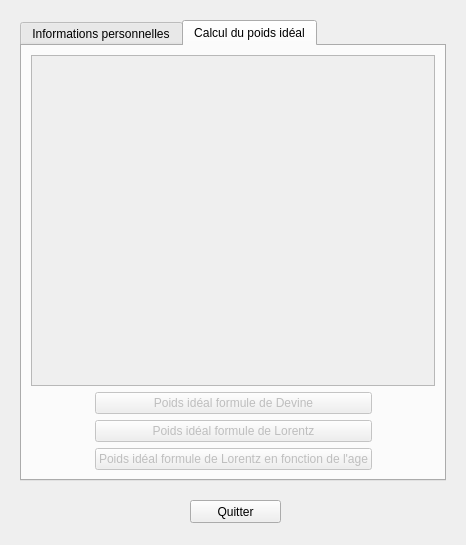
<?xml version="1.0" encoding="UTF-8"?>
<ui version="4.0">
 <class>Widget</class>
 <widget class="QWidget" name="Widget">
  <property name="enabled">
   <bool>true</bool>
  </property>
  <property name="geometry">
   <rect>
    <x>0</x>
    <y>0</y>
    <width>466</width>
    <height>545</height>
   </rect>
  </property>
  <property name="sizePolicy">
   <sizepolicy hsizetype="Fixed" vsizetype="Fixed">
    <horstretch>0</horstretch>
    <verstretch>0</verstretch>
   </sizepolicy>
  </property>
  <property name="minimumSize">
   <size>
    <width>466</width>
    <height>545</height>
   </size>
  </property>
  <property name="maximumSize">
   <size>
    <width>466</width>
    <height>545</height>
   </size>
  </property>
  <property name="windowTitle">
   <string>Widget</string>
  </property>
  <widget class="QTabWidget" name="tabWidget">
   <property name="geometry">
    <rect>
     <x>20</x>
     <y>20</y>
     <width>426</width>
     <height>461</height>
    </rect>
   </property>
   <property name="currentIndex">
    <number>1</number>
   </property>
   <widget class="QWidget" name="tabInfosPerso">
    <attribute name="title">
     <string>Informations personnelles</string>
    </attribute>
    <layout class="QVBoxLayout" name="verticalLayout_3">
     <item>
      <spacer name="verticalSpacer_2">
       <property name="orientation">
        <enum>Qt::Vertical</enum>
       </property>
       <property name="sizeHint" stdset="0">
        <size>
         <width>20</width>
         <height>93</height>
        </size>
       </property>
      </spacer>
     </item>
     <item>
      <layout class="QHBoxLayout" name="horizontalLayout_8">
       <item>
        <spacer name="horizontalSpacer">
         <property name="orientation">
          <enum>Qt::Horizontal</enum>
         </property>
         <property name="sizeHint" stdset="0">
          <size>
           <width>40</width>
           <height>20</height>
          </size>
         </property>
        </spacer>
       </item>
       <item>
        <layout class="QVBoxLayout" name="verticalLayout">
         <item>
          <layout class="QHBoxLayout" name="horizontalLayout">
           <item>
            <widget class="QLabel" name="labelNom">
             <property name="text">
              <string>Nom</string>
             </property>
            </widget>
           </item>
           <item>
            <widget class="QLineEdit" name="lineEditNom"/>
           </item>
          </layout>
         </item>
         <item>
          <layout class="QHBoxLayout" name="horizontalLayout_2">
           <item>
            <widget class="QLabel" name="labelPrenom">
             <property name="text">
              <string>Prénom</string>
             </property>
            </widget>
           </item>
           <item>
            <widget class="QLineEdit" name="lineEditPrenom"/>
           </item>
          </layout>
         </item>
         <item>
          <layout class="QHBoxLayout" name="horizontalLayout_3">
           <item>
            <widget class="QLabel" name="labelSexe">
             <property name="text">
              <string>Sexe</string>
             </property>
            </widget>
           </item>
           <item>
            <widget class="QRadioButton" name="radioButtonFemme">
             <property name="text">
              <string>Femme</string>
             </property>
             <property name="checked">
              <bool>true</bool>
             </property>
            </widget>
           </item>
           <item>
            <widget class="QRadioButton" name="radioButtonHomme">
             <property name="text">
              <string>Homme</string>
             </property>
            </widget>
           </item>
          </layout>
         </item>
         <item>
          <layout class="QHBoxLayout" name="horizontalLayout_4">
           <item>
            <widget class="QLabel" name="labelAge">
             <property name="text">
              <string>Age</string>
             </property>
            </widget>
           </item>
           <item>
            <widget class="QSpinBox" name="spinBoxAge">
             <property name="minimum">
              <number>1</number>
             </property>
             <property name="maximum">
              <number>200</number>
             </property>
            </widget>
           </item>
          </layout>
         </item>
         <item>
          <layout class="QHBoxLayout" name="horizontalLayout_5">
           <item>
            <widget class="QLabel" name="labelPoids">
             <property name="text">
              <string>Poids (kg)</string>
             </property>
            </widget>
           </item>
           <item>
            <widget class="QDoubleSpinBox" name="doubleSpinBoxPoids">
             <property name="minimum">
              <double>15.000000000000000</double>
             </property>
             <property name="maximum">
              <double>300.000000000000000</double>
             </property>
             <property name="singleStep">
              <double>0.100000000000000</double>
             </property>
            </widget>
           </item>
          </layout>
         </item>
         <item>
          <layout class="QHBoxLayout" name="horizontalLayout_6">
           <item>
            <widget class="QLabel" name="labelTaille">
             <property name="text">
              <string>Taille (m)</string>
             </property>
            </widget>
           </item>
           <item>
            <widget class="QDoubleSpinBox" name="doubleSpinBoxTaille">
             <property name="minimum">
              <double>0.500000000000000</double>
             </property>
             <property name="maximum">
              <double>3.000000000000000</double>
             </property>
             <property name="singleStep">
              <double>0.010000000000000</double>
             </property>
            </widget>
           </item>
          </layout>
         </item>
         <item>
          <layout class="QHBoxLayout" name="horizontalLayout_7">
           <item>
            <spacer name="horizontalSpacer_2">
             <property name="orientation">
              <enum>Qt::Horizontal</enum>
             </property>
             <property name="sizeHint" stdset="0">
              <size>
               <width>40</width>
               <height>20</height>
              </size>
             </property>
            </spacer>
           </item>
           <item>
            <widget class="QPushButton" name="pushButtonSuite">
             <property name="text">
              <string>Suite</string>
             </property>
            </widget>
           </item>
           <item>
            <spacer name="horizontalSpacer_3">
             <property name="orientation">
              <enum>Qt::Horizontal</enum>
             </property>
             <property name="sizeHint" stdset="0">
              <size>
               <width>40</width>
               <height>20</height>
              </size>
             </property>
            </spacer>
           </item>
          </layout>
         </item>
        </layout>
       </item>
       <item>
        <spacer name="horizontalSpacer_4">
         <property name="orientation">
          <enum>Qt::Horizontal</enum>
         </property>
         <property name="sizeHint" stdset="0">
          <size>
           <width>40</width>
           <height>20</height>
          </size>
         </property>
        </spacer>
       </item>
      </layout>
     </item>
     <item>
      <spacer name="verticalSpacer">
       <property name="orientation">
        <enum>Qt::Vertical</enum>
       </property>
       <property name="sizeHint" stdset="0">
        <size>
         <width>20</width>
         <height>93</height>
        </size>
       </property>
      </spacer>
     </item>
    </layout>
   </widget>
   <widget class="QWidget" name="tabCalcul">
    <property name="enabled">
     <bool>false</bool>
    </property>
    <attribute name="title">
     <string>Calcul du poids idéal</string>
    </attribute>
    <layout class="QVBoxLayout" name="verticalLayout_4">
     <item>
      <widget class="QTextEdit" name="textEdit">
       <property name="readOnly">
        <bool>true</bool>
       </property>
      </widget>
     </item>
     <item>
      <layout class="QHBoxLayout" name="horizontalLayout_9">
       <item>
        <spacer name="horizontalSpacer_5">
         <property name="orientation">
          <enum>Qt::Horizontal</enum>
         </property>
         <property name="sizeHint" stdset="0">
          <size>
           <width>40</width>
           <height>20</height>
          </size>
         </property>
        </spacer>
       </item>
       <item>
        <layout class="QVBoxLayout" name="verticalLayout_2">
         <item>
          <widget class="QPushButton" name="pushButtonDevine">
           <property name="text">
            <string>Poids idéal formule de Devine</string>
           </property>
          </widget>
         </item>
         <item>
          <widget class="QPushButton" name="pushButtonLorentz">
           <property name="text">
            <string>Poids idéal formule de Lorentz</string>
           </property>
          </widget>
         </item>
         <item>
          <widget class="QPushButton" name="pushButtonLorentzAge">
           <property name="text">
            <string>Poids idéal formule de Lorentz en fonction de l'age</string>
           </property>
          </widget>
         </item>
        </layout>
       </item>
       <item>
        <spacer name="horizontalSpacer_6">
         <property name="orientation">
          <enum>Qt::Horizontal</enum>
         </property>
         <property name="sizeHint" stdset="0">
          <size>
           <width>40</width>
           <height>20</height>
          </size>
         </property>
        </spacer>
       </item>
      </layout>
     </item>
    </layout>
   </widget>
  </widget>
  <widget class="QPushButton" name="pushButtonQuitter">
   <property name="geometry">
    <rect>
     <x>190</x>
     <y>500</y>
     <width>91</width>
     <height>23</height>
    </rect>
   </property>
   <property name="text">
    <string>Quitter</string>
   </property>
  </widget>
 </widget>
 <resources/>
 <connections>
  <connection>
   <sender>pushButtonQuitter</sender>
   <signal>clicked()</signal>
   <receiver>Widget</receiver>
   <slot>close()</slot>
   <hints>
    <hint type="sourcelabel">
     <x>236</x>
     <y>510</y>
    </hint>
    <hint type="destinationlabel">
     <x>232</x>
     <y>565</y>
    </hint>
   </hints>
  </connection>
 </connections>
</ui>
